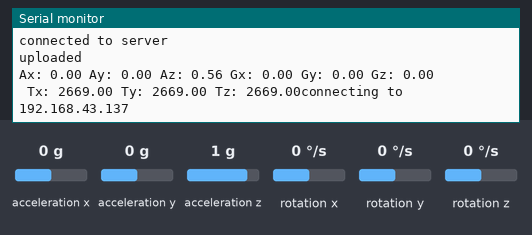
Simulated run of this sketch. Board: ESP8266 (NodeMCU). Parts: the last lines printed to the serial monitor. Wiring (inferred from the names in the program): MPU-6050 motion sensor at I2C address 0x68. The test bench sets the inputs (shaded band); at power-on: acceleration x 0 g, acceleration y 0 g, acceleration z 1 g, rotation x 0 °/s, rotation y 0 °/s, rotation z 0 °/s. WiFi joins after 1.5 s; servers stay silent unless stated.

Above: at 2.8 s.
2.9 s: acceleration x set to -1.4 g
At 3.07 s:
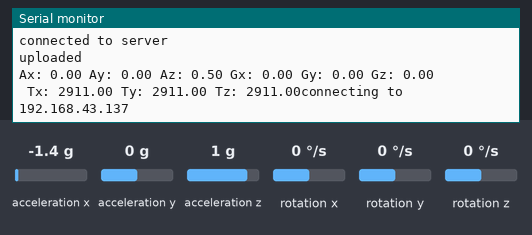
4.4 s: acceleration y set to -1.4 g
At 4.52 s:
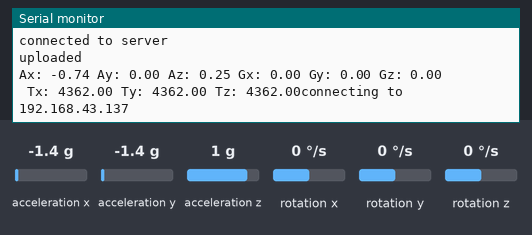
5.9 s: acceleration z set to -1.4 g
At 5.97 s:
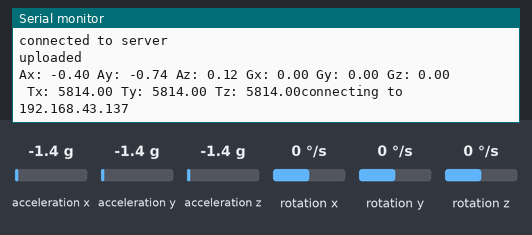
7.4 s: rotation x set to -192 °/s
At 7.42 s:
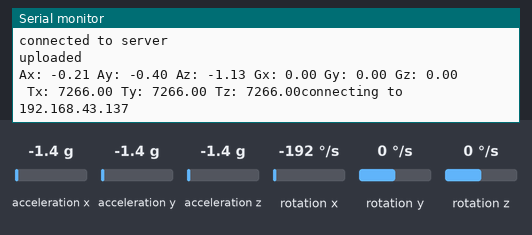
8.9 s: rotation y set to -192 °/s
At 9.12 s:
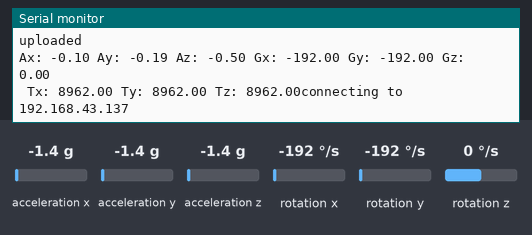
Timing chart, 0 to 11.4 s (numbered marks = the images above; inputs shaded):
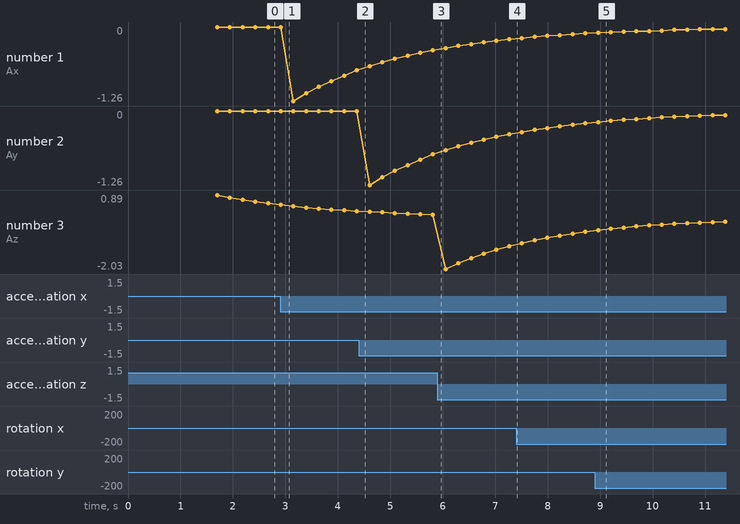

The sketch:

MPUESP.ino
```cpp
#include <ESP8266WiFi.h>
#include <Wire.h>

//--------------MPU6050-----------------------//

void MPU6050_Init();
void Read_RawValue(uint8_t deviceAddress, uint8_t regAddress);
void I2C_Write(uint8_t deviceAddress, uint8_t regAddress, uint8_t data);

// MPU6050 Slave Device Address
const uint8_t MPU6050SlaveAddress = 0x68;

// Select SDA and SCL pins for I2C communication
const uint8_t scl = D15;
const uint8_t sda = D14;

// sensitivity scale factor respective to full scale setting provided in datasheet
const uint16_t AccelScaleFactor = 16384;
const uint16_t GyroScaleFactor = 131;

// MPU6050 few configuration register addresses
const uint8_t MPU6050_REGISTER_SMPLRT_DIV   =  0x19;
const uint8_t MPU6050_REGISTER_USER_CTRL    =  0x6A;
const uint8_t MPU6050_REGISTER_PWR_MGMT_1   =  0x6B;
const uint8_t MPU6050_REGISTER_PWR_MGMT_2   =  0x6C;
const uint8_t MPU6050_REGISTER_CONFIG       =  0x1A;
const uint8_t MPU6050_REGISTER_GYRO_CONFIG  =  0x1B;
const uint8_t MPU6050_REGISTER_ACCEL_CONFIG =  0x1C;
const uint8_t MPU6050_REGISTER_FIFO_EN      =  0x23;
const uint8_t MPU6050_REGISTER_INT_ENABLE   =  0x38;
const uint8_t MPU6050_REGISTER_ACCEL_XOUT_H =  0x3B;
const uint8_t MPU6050_REGISTER_SIGNAL_PATH_RESET  = 0x68;

int16_t AccelX, AccelY, AccelZ, Temperature, GyroX, GyroY, GyroZ;


//----------------ESP8266---------------------//

const char* ssid     = "DSP"; //Wi-Fi SSID
const char* password = "saiprasadduduka"; //Wi-Fi Password

//Only used if using Static IP
IPAddress ip(192, 168, 43, 1); //IP
IPAddress gatewayDNS(192, 168, 43, 1);//DNS and Gewateway
IPAddress netmask(255, 255, 255,0); //Netmask

//Server IP or domain name
const char* host = "192.168.43.137";


//--------------------------------------------------------------//


void setup() {

  //----------------MPU6050-----------------------------//

  Serial.begin(115200);
  Wire.begin(sda, scl);
  MPU6050_Init();

  //----------------ESP8266-----------------------------//

  delay(10);

  // We start by connecting to a WiFi network

  Serial.println();
  Serial.println();
  Serial.print("Connecting to ");
  Serial.println(ssid);
  WiFi.config(ip,gatewayDNS,netmask,gatewayDNS); //Only used if using Static IP
  WiFi.begin(ssid, password); //Connecting to the network

  while (WiFi.status() != WL_CONNECTED) { //Wait till connects
    delay(500);
    Serial.print(".");
  }

  Serial.println("");
  Serial.println("WiFi connected");
  Serial.println("IP address: ");
  Serial.println(WiFi.localIP()); //Use if using DHCP to know the IP
}

//---------------------------------------------------//

float gx= 0,gy = 0,gz =0;

void loop() {

  //----------------MPU6050-----------------------------//

  double Ax, Ay, Az, T, Gx, Gy, Gz;

  Read_RawValue(MPU6050SlaveAddress, MPU6050_REGISTER_ACCEL_XOUT_H);

  //divide each with their sensitivity scale factor
  Ax = (double)AccelX/AccelScaleFactor;
  Ay = (double)AccelY/AccelScaleFactor;
  Az = (double)AccelZ/AccelScaleFactor;
  T = (double)Temperature/340+36.53; //temperature formula
  Gx = (double)GyroX/GyroScaleFactor;
  Gy = (double)GyroY/GyroScaleFactor;
  Gz = (double)GyroZ/GyroScaleFactor;

  delay(35);

  //---------filtering acceleartion readings--------------//
  gx = 0.9 * gx + 0.1*Ax;//gFil = (1 - alpha)*gRaw + alpha*rawAcce)
  gy = 0.9 * gy + 0.1*Ay;
  gz = 0.89 * gz + 0.11*Az;

  Ax = Ax - gx;
  float Tx = millis();
  Ay = Ay - gy;
  float Ty = millis();
  Az = Az - gz;
  float Tz = millis();

  //----------Printing-----------------------//
  Serial.print("Ax: "); Serial.print(Ax);
  Serial.print(" Ay: "); Serial.print(Ay);
  Serial.print(" Az: "); Serial.print(Az);
  Serial.print(" Gx: "); Serial.print(Gx);
  Serial.print(" Gy: "); Serial.print(Gy);
  Serial.print(" Gz: "); Serial.println(Gz);

  Serial.print(" Tx: "); Serial.print(Tx);
  Serial.print(" Ty: "); Serial.print(Ty);
  Serial.print(" Tz: "); Serial.print(Tz);

  //----------------ESP8266-----------------------------//

  Serial.print("connecting to ");
  Serial.println(host);
  WiFiClient client; //Client to handle TCP Connection
    const int httpPort = 80;
    if (!client.connect(host, httpPort)) { //Connect to server using port httpPort
      Serial.println("connection failed");
      return;
    }
    else {
      Serial.println("connected to server");
      // This will send the request to the server
      client.print("GET /esp/PHP%20code/write_data.php?");
      client.print("aX=");
      client.print(Ax);
      client.print("&aY=");
      client.print(Ay);
      client.print("&aZ=");
      client.print(Az);
      client.print("&gX=");
      client.print(Gx);
      client.print("&gY=");
      client.print(Gy);
      client.print("&gZ=");
      client.print(Gz);
      client.print("&time=");
      client.print(Tx);
      client.println(" HTTP/1.1");
      client.println("Host: 192.168.43.137");
      client.println("Connection: close");
      client.println();
      client.println();
      Serial.println("uploaded");
      client.stop();
    }
}

//--------------------------MPU6050----------------------------//

void I2C_Write(uint8_t deviceAddress, uint8_t regAddress, uint8_t data){
  Wire.beginTransmission(deviceAddress);
  Wire.write(regAddress);
  Wire.write(data);
  Wire.endTransmission();
}

// read all 14 register
void Read_RawValue(uint8_t deviceAddress, uint8_t regAddress){
  Wire.beginTransmission(deviceAddress);
  Wire.write(regAddress);
  Wire.endTransmission();
  Wire.requestFrom(deviceAddress, (uint8_t)14);
  AccelX = (((int16_t)Wire.read()<<8) | Wire.read());
  AccelY = (((int16_t)Wire.read()<<8) | Wire.read());
  AccelZ = (((int16_t)Wire.read()<<8) | Wire.read());
  Temperature = (((int16_t)Wire.read()<<8) | Wire.read());
  GyroX = (((int16_t)Wire.read()<<8) | Wire.read());
  GyroY = (((int16_t)Wire.read()<<8) | Wire.read());
  GyroZ = (((int16_t)Wire.read()<<8) | Wire.read());
}

//configure MPU6050
void MPU6050_Init(){
  delay(150);
  I2C_Write(MPU6050SlaveAddress, MPU6050_REGISTER_SMPLRT_DIV, 0x07);
  I2C_Write(MPU6050SlaveAddress, MPU6050_REGISTER_PWR_MGMT_1, 0x01);
  I2C_Write(MPU6050SlaveAddress, MPU6050_REGISTER_PWR_MGMT_2, 0x00);
  I2C_Write(MPU6050SlaveAddress, MPU6050_REGISTER_CONFIG, 0x00);
  I2C_Write(MPU6050SlaveAddress, MPU6050_REGISTER_GYRO_CONFIG, 0x00);//set +/-250 degree/second full scale
  I2C_Write(MPU6050SlaveAddress, MPU6050_REGISTER_ACCEL_CONFIG, 0x00);// set +/- 2g full scale
  I2C_Write(MPU6050SlaveAddress, MPU6050_REGISTER_FIFO_EN, 0x00);
  I2C_Write(MPU6050SlaveAddress, MPU6050_REGISTER_INT_ENABLE, 0x01);
  I2C_Write(MPU6050SlaveAddress, MPU6050_REGISTER_SIGNAL_PATH_RESET, 0x00);
  I2C_Write(MPU6050SlaveAddress, MPU6050_REGISTER_USER_CTRL, 0x00);
}
```

Measured:
- after the input at 8.9 s, the serial monitor: prints a new line after 0.06 s (image 5)
- plotted number 1: 0 → -0.74 after the input at 2.9 s
